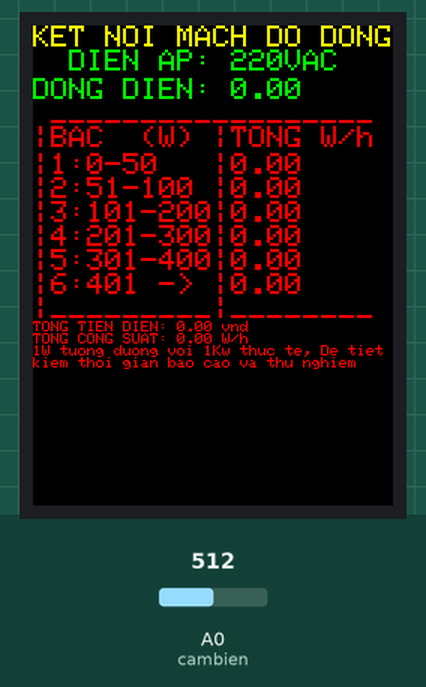
This sketch was run on a simulated Arduino Uno, built with avr-gcc and run on an emulated ATmega328P. On the bench: 240×320 colour display. The test bench sets the inputs (shaded band); at power-on: A0 (cambien) = 512. What the sketch prints to the serial monitor is not drawn.

Above: at 2.3 s.
2.4 s: A0 (cambien) set to 716
At 3.43 s:
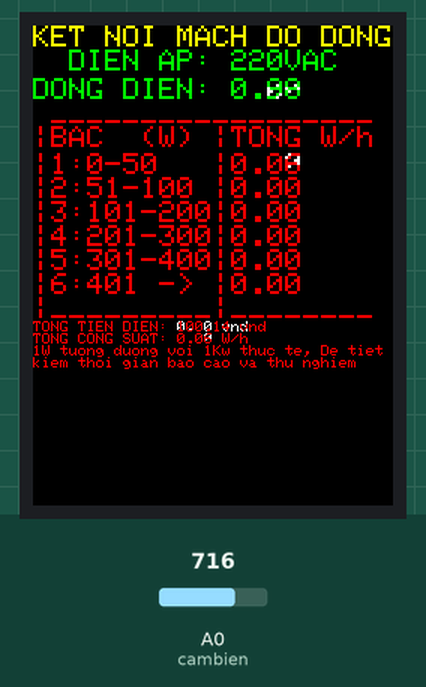
4.0 s: A0 (cambien) set to 900
At 4.44 s:
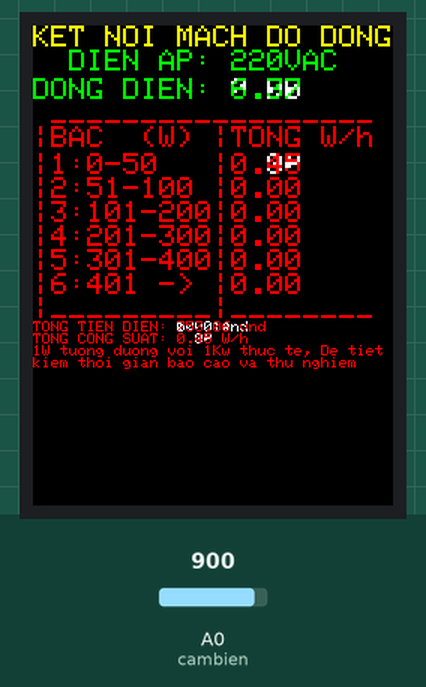
5.5 s: A0 (cambien) set to 1010
At 5.74 s:
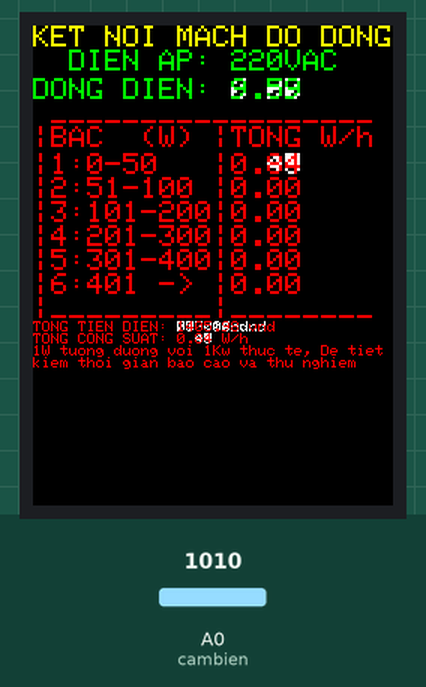
Timing chart, 0 to 8.5 s (numbered marks = the images above; inputs shaded):
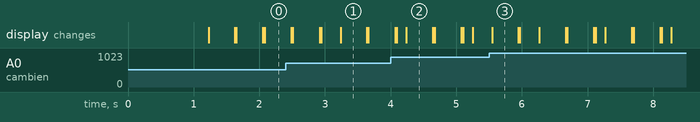

The sketch:

DEMO_TFT_LCD.ino
```cpp
#include "SPI.h"
#include "Adafruit_GFX.h"
#include "Adafruit_ILI9341.h"

// For the Adafruit shield, these are the default.
#define TFT_DC 10
#define TFT_CS 8
#define TFT_RST 9
#define TFT_MISO 10
#define TFT_MOSI 11
#define TFT_CLK 13
// Use hardware SPI (on Uno, #13, #12, #11) and the above for CS/DC
//Adafruit_ILI9341 tft = Adafruit_ILI9341(TFT_CS, TFT_DC);
// If using the breakout, change pins as desired
 Adafruit_ILI9341 tft = Adafruit_ILI9341(TFT_CS, TFT_DC, TFT_MOSI, TFT_CLK, TFT_RST, TFT_MISO);
#define cambien A0
float U = 220;
float giadienB1 = 1678.0, giadienB2 = 1734.0, giadienB3 = 2014.0,giadienB4 =2536.0,giadienB5 =2834.0,giadienB6 =2461.0;
float bb1=0.0;
float bb2=0.0;
float bb3=0.0;
float bb4=0.0;
float bb5=0.0;
float bb6=0.0;
float p=0.0, w =0.0,old=0.0;
long times =0.0;
long time1 =0.0;
void setup() {
  Serial.begin(9600);
  Serial.println("ILI9341 Test!");


pinMode(cambien, INPUT);
  // read diagnostics (optional but can help debug problems)
  tft.begin();
  uint8_t x = tft.readcommand8(ILI9341_RDMODE);
  Serial.print("Display Power Mode: 0x"); Serial.println(x, HEX);
  //x = tft.readcommand8(ILI9341_RDMADCTL);
  Serial.print("MADCTL Mode: 0x"); Serial.println(x, HEX);
  x = tft.readcommand8(ILI9341_RDPIXFMT);
  Serial.print("Pixel Format: 0x"); Serial.println(x, HEX);
  x = tft.readcommand8(ILI9341_RDIMGFMT);
  Serial.print("Image Format: 0x"); Serial.println(x, HEX);
  x = tft.readcommand8(ILI9341_RDSELFDIAG);
  Serial.print("Self Diagnostic: 0x"); Serial.println(x, HEX);
 // tft.fillScreen(ILI9341_BLACK);
  delay(1000);
    tft.setCursor(0, 0);
  tft.setTextColor(ILI9341_YELLOW); tft.setTextSize(2);
  tft.println("KET NOI MACH DO DONG");

  tft.setTextColor(ILI9341_GREEN);    tft.setTextSize(2);
  tft.println("  DIEN AP: 220VAC   ");
  tft.setCursor(0, 35);
  tft.setTextColor(ILI9341_GREEN);    tft.setTextSize(2);
  Serial.println(F("Done!"));
  times == millis();
  time1 == millis();
}


void loop(void) {
  float A = analogRead(cambien);
  float I = A/1024.0 * 30.0;
  I = I-20;
  if(I<=0){I=0;}
  w = U*I;
  if(millis() - time1 > 1000){
    w = w/3600.0;
    p = p+w;
    time1 =millis();
  }
  Serial.println(p);
  if(p <= 50.0){//Công suất được tính theo Wat để tối ưu thời gian báo cáo và thửu nghiệm
    bb1 = p;
  }
  if(p > 50.0 && p <= 100.0){
    bb2 = p;
    bb1 = 50.0;
  }
  if(p > 100.0 && p <= 200.0){
    bb3 =p;
    bb2 = 100.0;
    bb1 = 50.0;
  }
  if(p > 200.0 && p <= 300.0){
    bb4 =p;
    bb3 = 200.0;
    bb2 = 100.0;
    bb1 = 50.0;
  }
  if(p > 300.0 && p <= 400.0){
    bb5 =p;
    bb4 = 300.0;
    bb3 = 200.0;
    bb2 = 100.0;
    bb1 = 50.0;
  }
  if(p > 400.0){;
    bb6 = p;
    bb5 = 400.0;
    bb4 = 300.0;
    bb3 = 200.0;
    bb2 = 100.0;
    bb1 = 50.0;
  }
  //tft.setCursor(0, 0);
 /* tft.setTextColor(ILI9341_YELLOW); tft.setTextSize(2);
  tft.println("KET NOI MACH DO DONG");

  tft.setTextColor(ILI9341_GREEN);    tft.setTextSize(2);
  tft.println("  DIEN AP: 220VAC   ");*/
  tft.setCursor(0, 35);
  tft.setTextColor(ILI9341_GREEN);    tft.setTextSize(2);
  tft.print("DONG DIEN: " + String(I));
  tft.println();
  tft.setTextColor(ILI9341_RED);
  tft.setTextSize(2);
  tft.println(" __________________");
  tft.println("|BAC  (W) |TONG W/h");
  tft.setCursor(0, 85);
  tft.println("|1:0-50   |" + String(bb1));
  tft.println("|2:51-100 |" + String(bb2));
  tft.println("|3:101-200|" + String(bb3));
  tft.println("|4:201-300|" + String(bb4));
  tft.println("|5:301-400|" + String(bb5));
  tft.println("|6:401 -> |" + String(bb6));
  tft.println("|_________|________");
  float tiendien = bb1*giadienB1 + bb2*giadienB2 + bb3*giadienB3 + bb4*giadienB4 + bb5*giadienB5 + bb6*giadienB6;
  tft.setTextColor(ILI9341_RED);
  tft.setTextSize(1);
  tft.println(String("TONG TIEN DIEN: ") + String(tiendien) + String(" vnd"));
  tft.setTextSize(1);
  tft.println(String("TONG CONG SUAT: ") + String(p) + String(" W/h"));
  tft.println("1W tuong duong voi 1Kw thuc te, De tiet kiem thoi gian bao cao va thu nghiem");
  tft.setTextColor(ILI9341_WHITE);
  delay(100);
  tft.setCursor(132, 35);
  tft.setTextColor(ILI9341_WHITE);    tft.setTextSize(2);
  tft.print(I);
  tft.setCursor(132, 85);
  tft.print(bb1);
  tft.setCursor(132, 101);
  tft.print(bb2);
  tft.setCursor(132, 117);
  tft.print(bb3);
  tft.setCursor(132, 133);
  tft.print(bb4);
  tft.setCursor(132, 149);
  tft.print(bb5);
  tft.setCursor(132, 165);
  tft.print(bb6);
  tft.setTextSize(1);
  tft.setCursor(96, 197);
  tft.println(tiendien + String(" vnd"));
  tft.setCursor(96, 205);
  tft.println(String(p) + String(" W/h"));

}
```

Measured:
- after the input at 2.4 s, the display: first differs from a run without the input after 0.11 s (image 1 shows a later state)
- what the display in image 2 shows lasts 0.4 s, from 4.2 s to 4.6 s
